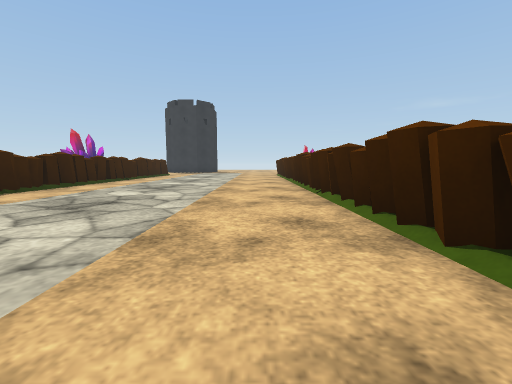
View 1 (above)

20 first-person views from a walk through a Unity game level. The camera is 0.59 m above the floor, tilts 6° down and sees 90° across. The floor is counted in squares, 1 m on a side. Each view is taken from the middle of a square. On the plan, view 1 faces up. The plan holds only what a view shows up to about 9 squares ahead; the rest is blank. The place goes on beyond the plan. Some surface patterns are stand-ins.

View 2
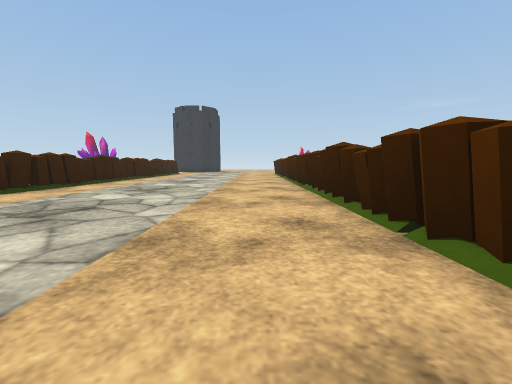

View 3
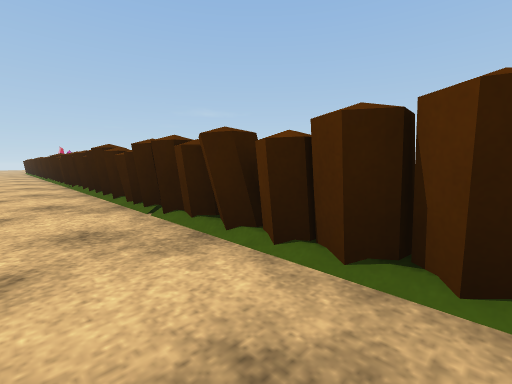

View 4
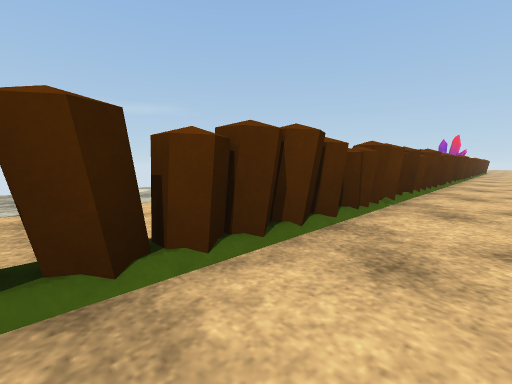

View 5
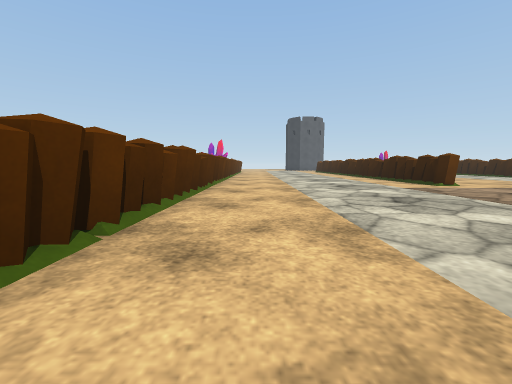

View 6
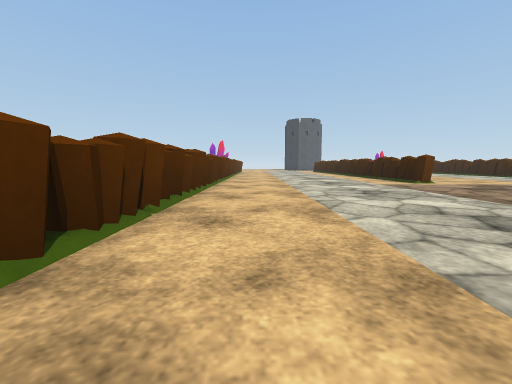

View 7
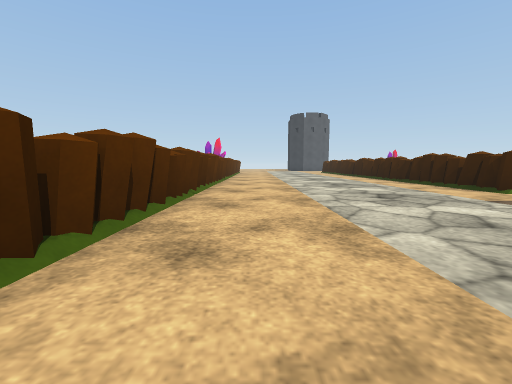

View 8
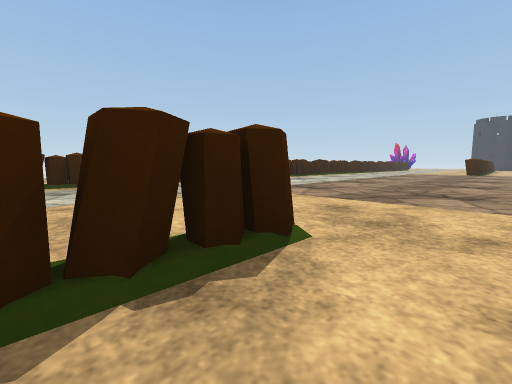

View 9
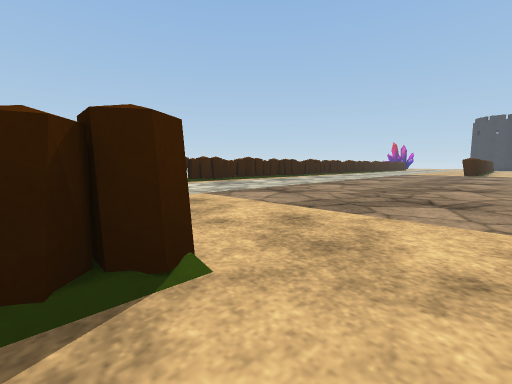

View 10
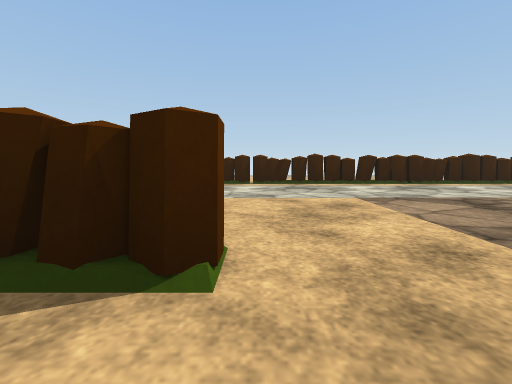

View 11
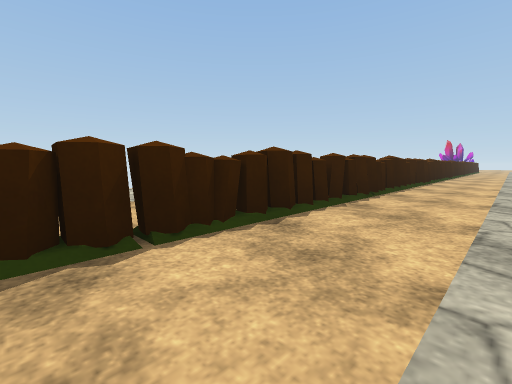

View 12
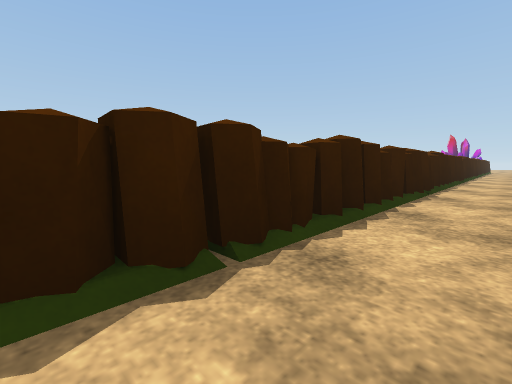

View 13
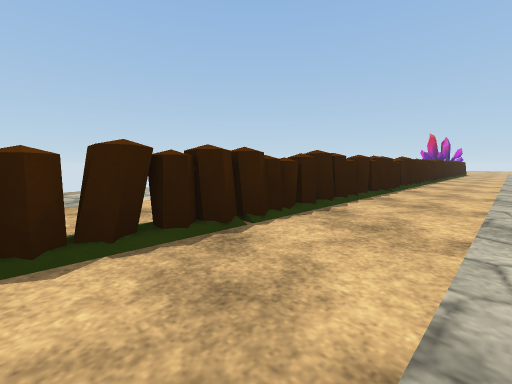

View 14
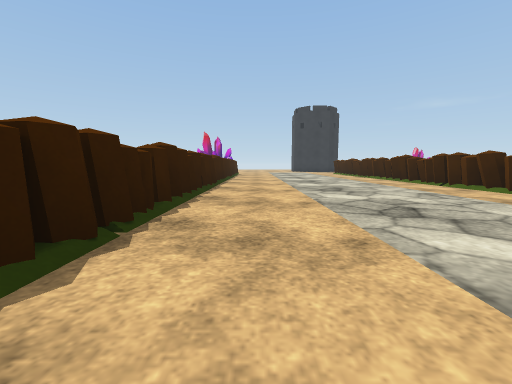

View 15
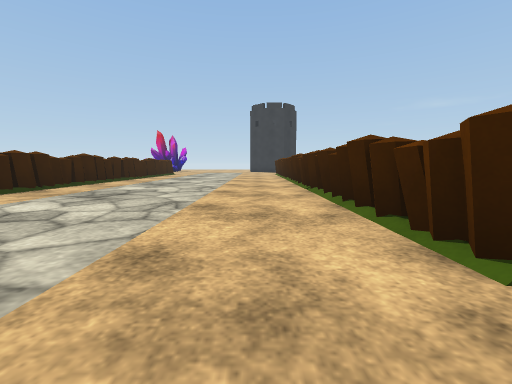

View 16
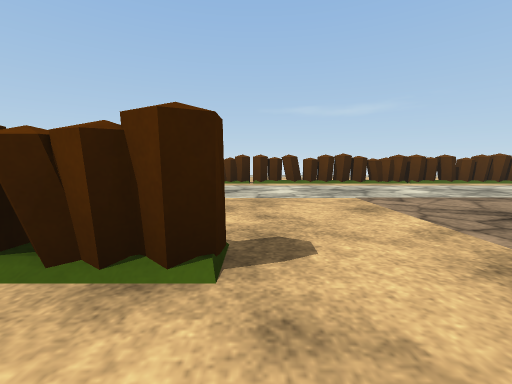

View 17
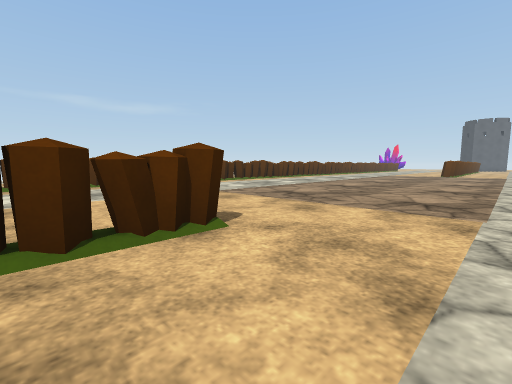

View 18
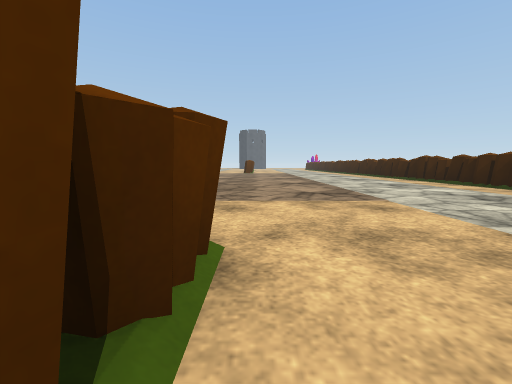

View 19
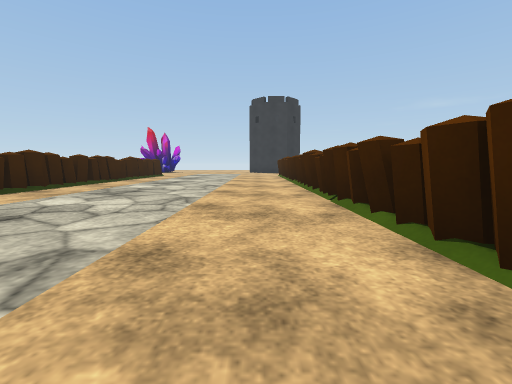

View 20
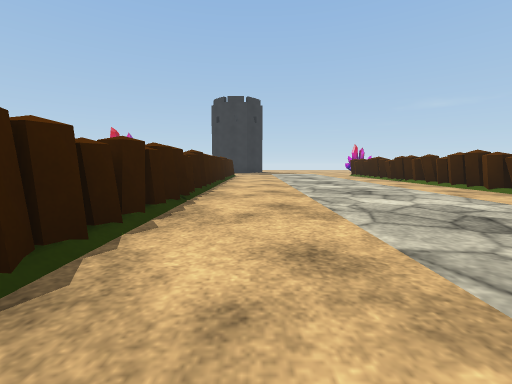

### Floor plan
Key: @ floor where view 1 was taken; # wall or solid block; . main floor; - floor 0.1 m lower than the main floor; / step, stairs or slope; ^ raised ledge.
Columns run from 16 left of view 1 to 4 right of it. Each row starts with its distance up from view 1.
  8    ##-/./-##-/./-##
  7    -#-/./--#-/./--#
  6     #-/./--#-/./--#
  5     #-/./--#-/./--#
  4     #-/./-##-/./-##
  3     #-/./-##-/./-##
  2     #-/./--#-/./--#
  1     #-/./--#-/./--#
  0    ##-/./-#--/./@##
 -1    ##-/./----/./-##
 -2     #-/......../-^#
 -3    -#-/......../--#
 -4    ##-/......../-##
 -5 ..-^#-/......../-^#
 -6 ..-^#-/....... /-^#-.
 -7    ^#-/......   -^#-.
 -8    -#-/......  /--#
 -9    -#-/...... ./--#
-10    ^#-/......../-^#
-11    ##-/......../-##
-12    ##-/......../-##
-13    -#-/......../--#
-14   --#-/./----/./--#
-15   -##-/./----/./-##
-16    ##-/./-##-/./-#
-17        ./-##-/./-#

Positions as (right, up) in squares from view 1, and headings:
1: (0, 0), facing up
2: (0, -2), facing up
3: (0, -8), facing up-right
4: (0, -6), facing down-right
5: (0, -8), facing down
6: (0, -7), facing down
7: (0, -10), facing down
8: (-4, -17), facing up-left
9: (-4, -16), facing up-left
10: (-4, -15), facing left
11: (-10, -16), facing up-left
12: (-11, -11), facing up-left
13: (-10, -7), facing up-left
14: (-11, -2), facing up
15: (-7, -1), facing up
16: (-7, 0), facing right
17: (-8, 2), facing down-right
18: (-6, 2), facing down
19: (-7, 1), facing up
20: (-4, 1), facing up
